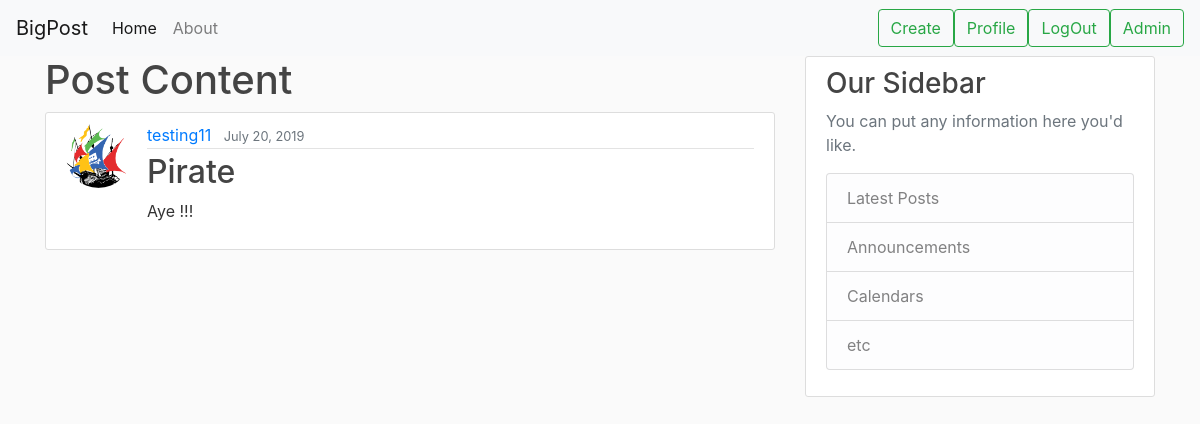
Page /post/37/ (signed in) on the committed database.
### post/models.py (models this page shows, shortened)
class Post(models.Model):
    title = models.CharField(max_length=100)
    content = models.TextField()
    created = models.DateTimeField(default=timezone.now)
    author = models.ForeignKey(User, on_delete=models.CASCADE)

### user/models.py (models this page shows, shortened)
class Profile(models.Model):
    user = models.OneToOneField(User, on_delete=models.CASCADE, )
    image = models.ImageField(default="default.jpg", upload_to="profile_pics", )

### post/views.py (the view)
# urls.py: path("post/<int:pk>/", post_views.PostDetailView.as_view(), name="post-detail"),
class PostDetailView(LoginRequiredMixin, DetailView):
    model = Post

### post/templates/post/post_detail.html (shortened to what this page needs)
{% extends "post/base.html" %}
{% block content %}
<h1>Post Content</h1>
<article class="media content-section">
    <img class="rounded-circle article-img" src="{{ object.author.profile.image.url }}"/>
    <div class="media-body">
        <div class="article-metadata">
            <a class="mr-2" href="{% url 'user-post' object.author.username %}">{{ object.author }}</a>
            <small class="text-muted">{{ object.created|date:"F d, Y" }}</small>
        </div>
        <h2 class="article-title">{{ object.title }}</a></h2>
        <p class="article-content">{{ object.content }}</p>
    </div>
</article>
{% endblock content %}

### post/static/post/main.css (style rules this page uses)
body { background: #fafafa; color: #333333; }
h1, h2, h3, h4, h5, h6 { color: #444444; }
.content-section { background: #ffffff; padding: 10px 20px; border: 1px solid #dddddd; border-radius: 3px; margin-bottom: 20px; }
.article-title { color: #444444; }
.article-content { white-space: pre-line; }
.article-img { height: 65px; width: 65px; margin-right: 16px; }
.article-metadata { padding-bottom: 1px; margin-bottom: 4px; border-bottom: 1px solid #e3e3e3 }

### rows in the picture
Post: author.profile.image (picture), author "testing11", created "July 20, 2019", title "Pirate", content "Aye !!!"
